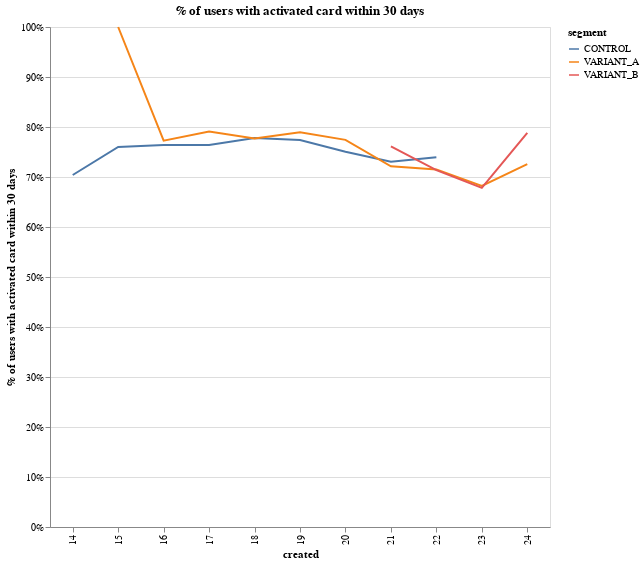

Write notebook code for a chart like this one.
### Code cell
df = pd.read_csv("card_activation.csv")

# count days since experiment start.
df["date_diff"] = (
    pd.to_datetime(df["card_activation"]) - pd.to_datetime(df["card_order"])
).dt.days

# drop users that joined in the last 30 days -- too young.
df["age"] = (pd.to_datetime("today") - pd.to_datetime(df["created"])).dt.days
df = df.loc[df["age"] >= 30, :]

# set card_activate to 1 if the user activated card within 30 days
df["card_activate"] = 0
df.loc[df["date_diff"] <= 30, "card_activate"] = 1

df["created"] = pd.to_datetime(df["created"]).dt.week.astype(str)

# get card activation rate per order.
df = df.groupby(["segment", "created"])["card_activate"].agg("mean").reset_index()

alt.Chart(df).mark_line().encode(
    x=alt.X("created:N"),
    y=alt.Y(
        "card_activate:Q",
        axis=alt.Axis(
            title="% of users with activated card within 30 days", format="%"
        ),
    ),
    color="segment:N",
).properties(
    width=500, height=500, title="% of users with activated card within 30 days"
)

### Figure 1 — Vega-Lite specification as saved in the notebook (floating-point values rounded to 4 significant figures)
{"config": {"view": {"continuousWidth": 400, "continuousHeight": 300}}, "data": {"name": "data-586b3d509e5901a306b364b5b23845d1"}, "mark": "line", "encoding": {"color": {"type": "nominal", "field": "segment"}, "x": {"type": "nominal", "field": "created"}, "y": {"type": "quantitative", "axis": {"format": "%", "title": "% of users with activated card within 30 days"}, "field": "card_activate"}}, "height": 500, "title": "% of users with activated card within 30 days", "width": 500, "$schema": "https://vega.github.io/schema/vega-lite/v4.0.2.json", "datasets": {"data-586b3d509e5901a306b364b5b23845d1": [{"segment": "CONTROL", "created": "14", "card_activate": 0.704}, {"segment": "CONTROL", "created": "15", "card_activate": 0.7601}, {"segment": "CONTROL", "created": "16", "card_activate": 0.7642}, {"segment": "CONTROL", "created": "17", "card_activate": 0.7642}, {"segment": "CONTROL", "created": "18", "card_activate": 0.7782}, {"segment": "CONTROL", "created": "19", "card_activate": 0.774}, {"segment": "CONTROL", "created": "20", "card_activate": 0.7506}, {"segment": "CONTROL", "created": "21", "card_activate": 0.7305}, {"segment": "CONTROL", "created": "22", "card_activate": 0.7397}, {"segment": "VARIANT_A", "created": "15", "card_activate": 1.0}, {"segment": "VARIANT_A", "created": "16", "card_activate": 0.7726}, {"segment": "VARIANT_A", "created": "17", "card_activate": 0.7911}, {"segment": "VARIANT_A", "created": "18", "card_activate": 0.7768}, {"segment": "VARIANT_A", "created": "19", "card_activate": 0.7894}, {"segment": "VARIANT_A", "created": "20", "card_activate": 0.7743}, {"segment": "VARIANT_A", "created": "21", "card_activate": 0.7214}, {"segment": "VARIANT_A", "created": "22", "card_activate": 0.7152}, {"segment": "VARIANT_A", "created": "23", "card_activate": 0.6823}, {"segment": "VARIANT_A", "created": "24", "card_activate": 0.7258}, {"segment": "VARIANT_B", "created": "21", "card_activate": 0.7612}, {"segment": "VARIANT_B", "created": "22", "card_activate": 0.7138}, {"segment": "VARIANT_B", "created": "23", "card_activate": 0.6782}, {"segment": "VARIANT_B", "created": "24", "card_activate": 0.7885}]}}
